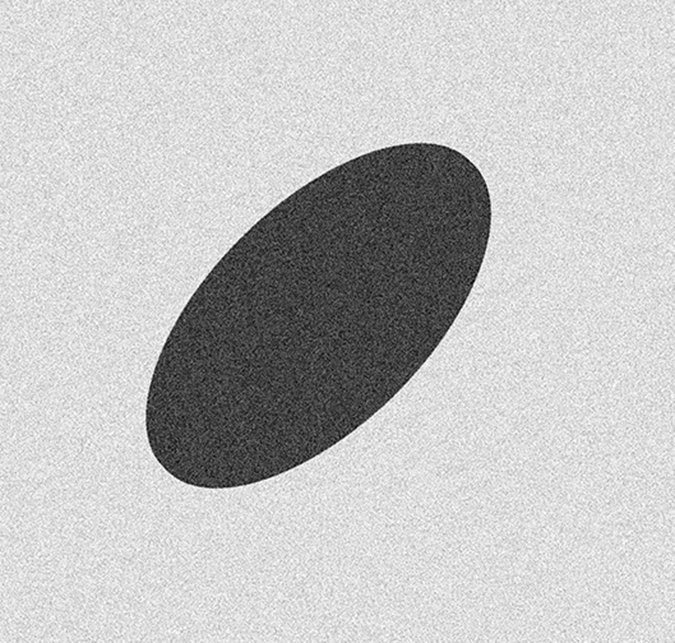
//> input picture readInsertEllipse/noisy-elliptical-object.png, 675 x 643 px
$ ./proj1   (built with g++ and OpenCV 4)
//> lines starting //> are read from the running program, lines starting //| are printed output that depends on the picture; after the words box and inside, x2 and y2 are one past the last pixel; in counts of white or black regions, pixels touching at a corner belong together
/*
* Andrew S. Jacobson
* asj0108
* Project 1
*/

#include "opencv2\opencv.hpp"
#include <fstream>
#include <iostream>
#include <stdio.h>
#include <cmath>

using namespace cv;
using namespace std;

void displayImage(Mat);													// Display the loaded image.
void cvImageMatrix(Mat, unsigned char**);								// Convert image using opencv opbject to matrix.
void drawCenterElipse(Mat, unsigned char**);							// Iterate through matrix to draw a circle.
void matrixToImage(Mat, unsigned char**);								// Create output matrix into a PGM file.
int displayPGM();														// Display newly created image.

int main()
{
	char imagePath[] = "noisy-elliptical-object.png";					// Image filename from project folder.
	Mat loadedImage = imread(imagePath, IMREAD_GRAYSCALE);				// Load image into opencv Mat object as a greyscale image
//> loadedImage is the input picture: 643 rows x 675 cols, CV_8UC1; min 0, max 255, mean 194.2
	if (loadedImage.empty()) {											// Check if image is loaded; if not display image and exit program.
		cout << "Image was not loaded" << endl;
		return 1;
	}
	unsigned char** imageArray = new unsigned char* [loadedImage.rows]; // Initialize the array
	cvImageMatrix(loadedImage, imageArray);
	drawCenterElipse(loadedImage, imageArray);
	matrixToImage(loadedImage, imageArray);
	displayPGM();
	return 0;
}

void displayImage(Mat img) {
	imshow("Image Window", img);										// Use opencv to display loaded image
	waitKey();
}

void cvImageMatrix(Mat img, unsigned char** imageArray)
{
	for (int i = 0; i < img.rows; ++i) {								// Iterate through the image rows which represents the image height.
		imageArray[i] = new unsigned char[img.cols*img.channels()];		// Initialize an array for each row based on the image columns/width.
	}
	for (int i = 0; i < img.rows; ++i) {								// Iterate through the image rows which represents the image height.
		imageArray[i] = img.ptr<unsigned char>(i);						// Set the image data row by row.
	}
}

void drawCenterElipse(Mat img, unsigned char** imageArray) {
	int centerX = img.cols / 2;											// The middle value of the width.
//> centerX = 337
	int centerY = img.rows / 2;											// The middle value of the height.
//> centerY = 321
	int x, y;
	int radius = 50;
	for (int i = 0; i < img.rows; i++) {
		for (int j = 0; j < img.cols; j++) {
			x = i - centerY;
			y = j - centerX;
			if (x*x + y*y <= radius*radius) {							// Apply circle equation on x and y values
				imageArray[i][j] = 0;									// Set greyscale value to 0 for black in the circle equation.
			}
		}
	}
//> after the loop, x = 321; y = 337
//> in main, `drawCenterElipse(loadedImage, imageArray);`:
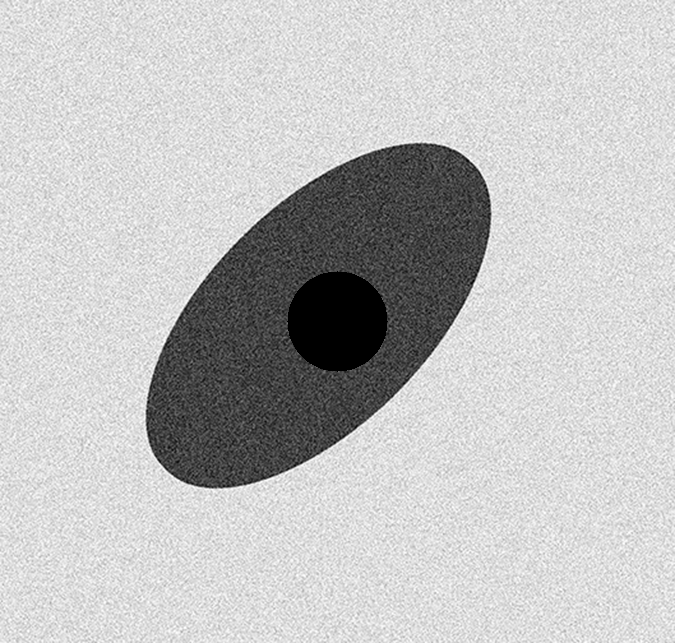
//> loadedImage: 643 rows x 675 cols, CV_8UC1; 1.81% of pixels changed, all inside (x1, y1, x2, y2) = (287, 271, 388, 372)
}

void matrixToImage(Mat img, unsigned char** imageData) {
	FILE* pgmimg;														// Create file object for exported pgm
	pgmimg = fopen("pgmimg.pgm", "wb");									// Name the file "pgmimg.pgm" and write it
	fprintf(pgmimg, "P2\n");											// Write the line "P2"; the magic number
	fprintf(pgmimg, "%d %d\n", img.cols, img.rows); 					// Write the line of the width and height
	fprintf(pgmimg, "255\n");											// Write the for the maximum grey value
	int temp = 0;
	for (int i = 0; i < img.rows; i++) {
		for (int j = 0; j < img.cols; j++) {
			temp = imageData[i][j];										// Iterate through matrix, assign greyvalue
			fprintf(pgmimg, "%d ", temp);								// Write greyvalue to file
		}
		fprintf(pgmimg, "\n");
	}
//> this loop made 643 passes
//> temp on passes 1 to 3: 216, 202, 197
//> after the loop, temp = 184
	fclose(pgmimg);
}

int displayPGM() {
	Mat loadedImage = imread("pgmimg.pgm");
//> loadedImage: 643 rows x 675 cols, CV_8UC3; min 0, max 255, mean 193
	if (loadedImage.empty()) {
		cout << "Image was not loaded" << endl;
		return 1;
	}
	imshow("Created PGM", loadedImage);
	waitKey();
	return 0;
}
